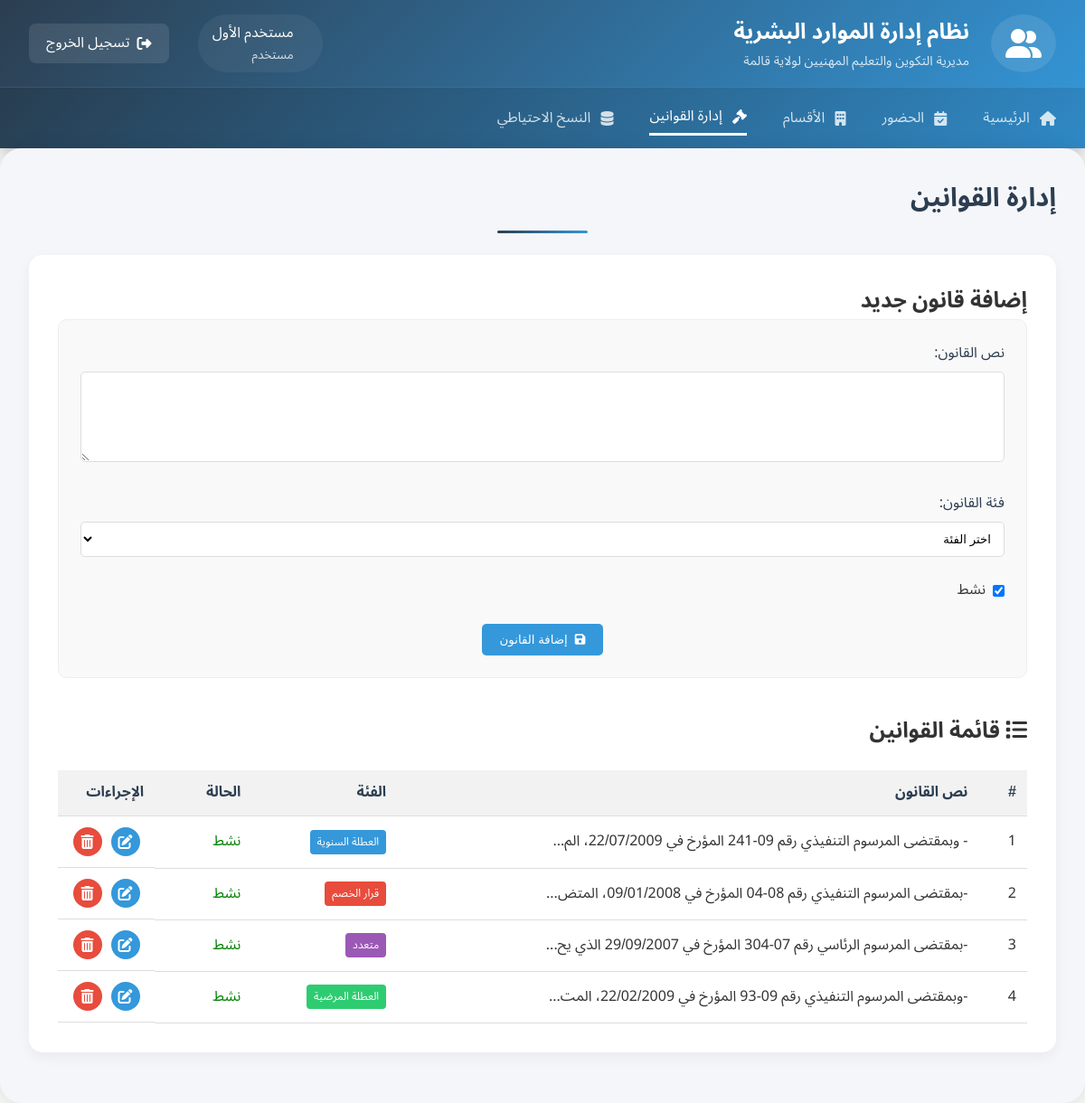
Screenshot of /manage_laws.php (signed in) with the database file from the repository.
### tables this page shows
CREATE TABLE `laws` (
  `law_id` int(11) NOT NULL,
  `law_text` text NOT NULL,
  `law_category` varchar(50) NOT NULL COMMENT 'deduction, annual_leave, sick_leave, or multiple',
  `created_at` timestamp NOT NULL DEFAULT current_timestamp(),
  `is_active` tinyint(1) NOT NULL DEFAULT 1
);

### manage_laws.php (the view, shortened to what this page needs)
<?php
$pdo = getDBConnection();
$laws = [];
$editLaw = null;
try {
    $stmt = $pdo->query("SELECT * FROM laws ORDER BY law_category ");
    $laws = $stmt->fetchAll(PDO::FETCH_ASSOC);
} catch (PDOException $e) {
    $error = "خطأ في قاعدة البيانات: " . $e->getMessage();
}
?>
<!DOCTYPE html>
<html lang="ar" dir="rtl">
<head>
    <link rel="stylesheet" href="CSS/style.css">
    <link rel="stylesheet" href="CSS/icons.css">
    <link rel="stylesheet" href="CSS/manage_laws.css">
</head>
<body>
    <?php include 'header.php'; ?>
    <div class="dashboard-container">
        <main class="dashboard-main">
            <h1 class="dashboard-title">إدارة القوانين</h1>
            <div class="laws-container">
                <h2><i class="fas fa-plus-circle"></i> <?= $editLaw ? 'تعديل القانون' : 'إضافة قانون جديد' ?></h2>
                <form method="post" class="laws-form">
                    <div class="form-group">
                        <label for="law_text">نص القانون:</label>
                        <textarea id="law_text" name="law_text" required><?= $editLaw ? htmlspecialchars($editLaw['law_text']) : '' ?></textarea>
                    </div>
                    <div class="form-group">
                        <label for="law_category">فئة القانون:</label>
                        <select id="law_category" name="law_category" required>
                            <option value="">اختر الفئة</option>
                        </select>
                    </div>
                    <div class="form-check">
                        <input type="checkbox" id="is_active" name="is_active" <?= (!$editLaw || $editLaw['is_active']) ? 'checked' : '' ?>>
                        <label for="is_active">نشط</label>
                    </div>
                    <div class="form-buttons">
                        <button type="submit">
                            <i class="fas fa-save"></i>
                            <?= $editLaw ? 'تحديث القانون' : 'إضافة القانون' ?>
                        </button>
                    </div>
                </form>
                <h2><i class="fas fa-list"></i> قائمة القوانين</h2>
                <?php if (count($laws) > 0): ?>
                <table class="laws-table">
                    <thead>
                        <tr>
                            <th width="5%">#</th>
                            <th width="60%">نص القانون</th>
                            <th width="15%">الفئة</th>
                            <th width="10%">الحالة</th>
                            <th width="10%">الإجراءات</th>
                        </tr>
                    </thead>
                    <tbody>
                        <?php foreach ($laws as $index => $law): ?>
                        <tr>
                            <td><?= $index + 1 ?></td>
                            <td><?= htmlspecialchars(substr($law['law_text'], 0, 100)) . (strlen($law['law_text']) > 100 ? '...' : '') ?></td>
                            <td>
                                <?php
                                $categoryName = '';
                                $categoryClass = '';
                                switch ($law['law_category']) {
                                    case 'deduction':
                                        $categoryName = 'قرار الخصم';
                                        $categoryClass = 'category-deduction';
                                        break;
                                    case 'annual_leave':
                                        $categoryName = 'العطلة السنوية';
                                        $categoryClass = 'category-annual_leave';
                                        break;
                                    case 'sick_leave':
                                        $categoryName = 'العطلة المرضية';
                                        $categoryClass = 'category-sick_leave';
                                        break;
                                    case 'multiple':
                                        $categoryName = 'متعدد';
                                        $categoryClass = 'category-multiple';
                                        break;
                                }
                                ?>
                                <span class="law-category <?= $categoryClass ?>"><?= $categoryName ?></span>
                            </td>
                            <td>
                                <?= $law['is_active'] ? '<span style="color: green;">نشط</span>' : '<span style="color: red;">غير نشط</span>' ?>
                            </td>
                            <td class="law-actions">
                                <a href="manage_laws.php?edit=<?= $law['law_id'] ?>" class="edit-law" title="تعديل">
                                    <i class="fas fa-edit"></i>
                                </a>
                                <a href="manage_laws.php?delete=<?= $law['law_id'] ?>" class="delete-law" title="حذف"
                                   onclick="return confirm('هل أنت متأكد من حذف هذا القانون؟');">
                                    <i class="fas fa-trash"></i>
                                </a>
                            </td>
                        </tr>
                        <?php endforeach; ?>
                    </tbody>
                </table>
                <?php else: ?>
                <p class="no-data">لا توجد قوانين مضافة حتى الآن.</p>
                <?php endif; ?>
            </div>
        </main>
    </div>
</body>
</html>

### CSS/style.css (style rules this page uses)
.fas { font-family: 'Font Awesome'; -moz-osx-font-smoothing: grayscale; -webkit-font-smoothing: antialiased; font-style: normal; font-variant: normal; text-rendering: auto; line-height: 1; }
* { margin: 0; padding: 0; box-sizing: border-box; }
body { font-family: 'Tajawal', 'Noto Sans Arabic', sans-serif; direction: rtl; background-color: #f5f5f5; line-height: 1.6; color: #333; }
:root { --primary-color: #3498db; --secondary-color: #2c3e50; --success-color: #27ae60; --info-color: #2980b9; --warning-color: #f1c40f; --danger-color: #e74c3c; --light-color: #ecf0f1; --dark-color: #34495e; --text-color: #333; --text-light: #7f8c8d; }
.dashboard-container { background: #f5f6fa; min-height: 100vh; border-radius: 24px; margin: 0 auto; box-shadow: 0 0 20px rgba(0,0,0,0.1); }
.dashboard-main { padding: 2rem; max-width: 1400px; margin: 0 auto; width: 100%; }
.dashboard-title { color: var(--secondary-color); text-align: center; margin-bottom: 2rem; font-size: 1.8rem; position: relative; padding-bottom: 1rem; }
.dashboard-title::after { content: ""; position: absolute; bottom: 0; right: 50%; transform: translateX(50%); width: 100px; height: 3px; background: linear-gradient(135deg, #2c3e50 0%, #3498db 100%); border-radius: 3px; }

### CSS/manage_laws.css (style rules this page uses)
.laws-container { background-color: #fff; border-radius: 15px; box-shadow: 0 5px 15px rgba(0, 0, 0, 0.05); padding: 2rem; margin-bottom: 1.5rem; }
.dashboard-title { color: #2c3e50; margin-bottom: 1.5rem; display: flex; align-items: center; gap: 0.5rem; }
.laws-form { margin-bottom: 2.5rem; padding: 1.5rem; background-color: #f9f9f9; border-radius: 10px; border: 1px solid #eee; }
.form-group { margin-bottom: 1.5rem; }
.form-group label { display: block; margin-bottom: 0.5rem; color: #2c3e50; font-weight: 500; }
.laws-form textarea { width: 100%; min-height: 100px; padding: 10px; border: 1px solid #ddd; border-radius: 5px; resize: vertical; font-family: 'Tajawal', sans-serif; direction: rtl; }
.laws-form select { width: 100%; padding: 10px; border: 1px solid #ddd; border-radius: 5px; background-color: #fff; font-family: 'Tajawal', sans-serif; direction: rtl; }
.form-check { display: flex; align-items: center; margin-bottom: 1.5rem; }
.form-check input[type="checkbox"] { margin-left: 0.5rem; width: auto; }
.form-buttons { display: flex; gap: 1rem; justify-content: center; }
.form-buttons button, .form-buttons .button { padding: 10px 20px; border-radius: 5px; border: none; cursor: pointer; font-family: 'Tajawal', sans-serif; font-weight: 500; display: flex; align-items: center; gap: 0.5rem; }
.form-buttons button { background-color: #3498db; color: white; }
.laws-table { width: 100%; border-collapse: collapse; margin-top: 1.5rem; }
.laws-table th, .laws-table td { padding: 12px; text-align: right; border-bottom: 1px solid #ddd; }
.laws-table th { background-color: #f2f2f2; font-weight: bold; color: #2c3e50; }
.law-actions { display: flex; gap: 10px; justify-content: center; }
.law-actions a { width: 32px; height: 32px; border-radius: 50%; display: flex; align-items: center; justify-content: center; color: white; text-decoration: none; }
.edit-law { background-color: #3498db; }
.delete-law { background-color: #e74c3c; }
.law-category { display: inline-block; padding: 4px 8px; border-radius: 4px; font-size: 12px; color: white; text-align: center; }
.category-deduction { background-color: #e74c3c; }
.category-annual_leave { background-color: #3498db; }
.category-sick_leave { background-color: #2ecc71; }
.category-multiple { background-color: #9b59b6; }

### rows the page displays
laws: law_text "- وبمقتضى المرسوم التنفيذي رقم 09-241 المؤرخ في 22/07/2009، الم", law_category "العطلة السنوية", is_active "نشط"
laws: law_text "-بمقتضى المرسوم التنفيذي رقم 08-04 المؤرخ في 09/01/2008، المتض", law_category "قرار الخصم", is_active "نشط"
laws: law_text "-بمقتضى المرسوم الرئاسي رقم 07-304 المؤرخ في 29/09/2007 الذي يح", law_category "متعدد", is_active "نشط"
laws: law_text "-وبمقتضى المرسوم التنفيذي رقم 09-93 المؤرخ في 22/02/2009، المت", law_category "العطلة المرضية", is_active "نشط"

### other values shown
$_SESSION['fullname'] "مستخدم الأول"
$_SESSION['role'] "مستخدم"
